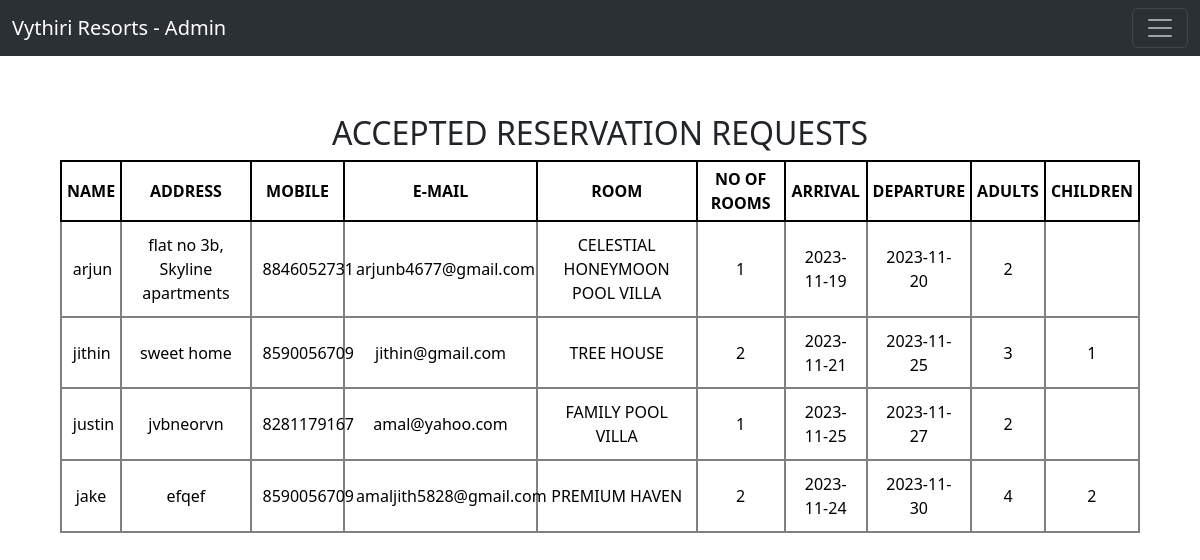
The app's page /admin/view-accepted with its own data.
### tables this page shows
CREATE TABLE "accepted_res" (
	"name"	TEXT NOT NULL,
	"pnum"	TEXT NOT NULL,
	"addr"	TEXT NOT NULL,
	"rnum"	INTEGER NOT NULL,
	"email"	TEXT NOT NULL,
	"rtype"	TEXT NOT NULL,
	"adults"	INTEGER NOT NULL,
	"children"	INTEGER NOT NULL,
	"adate"	TEXT NOT NULL,
	"ddate"	TEXT NOT NULL
);

### vythiri.py (the view)
@app.route('/admin/view-accepted', methods=["GET"])
def viewaccepted():
    conn =sqlite3.connect('reservation.db')
    cur = conn.cursor()
    sql = ("SELECT * FROM accepted_res")
    cur.execute(sql)
    data = cur.fetchall()
    conn.close()
    return render_template('accepted.html', data=data)

### templates/accepted.html (shortened to what this page needs)
<!DOCTYPE html>
<html lang="en">
<head>
    <link href="https://cdn.jsdelivr.net/npm/bootstrap@5.3.2/dist/css/bootstrap.min.css" rel="stylesheet">
</head>
  <body>
    <nav class="navbar bg-body-tertiary fixed-top" data-bs-theme="dark">
        <div class="container-fluid">
            <a class="navbar-brand" href="#">Vythiri Resorts - Admin</a>
            <button class="navbar-toggler" type="button" data-bs-toggle="offcanvas" data-bs-target="#offcanvasNavbar" aria-controls="offcanvasNavbar" aria-label="Toggle navigation">
                <span class="navbar-toggler-icon"></span>
            </button>
        </div>
    </nav>
    <div class="table">
        <div class="heading">
            <h2 style="text align:center;">ACCEPTED RESERVATION REQUESTS</h2>
        </div>
        <table>
            <tr>
                <th>NAME</th>
                <th>ADDRESS</th>
                <th>MOBILE</th>
                <th>E-MAIL</th>
                <th>ROOM</th>
                <th>NO OF ROOMS</th>
                <th>ARRIVAL</th>
                <th>DEPARTURE</th>
                <th>ADULTS</th>
                <th>CHILDREN</th>
            </tr>
            {% for row in data %}
                <tr>
                    <td>{{ row[0] }}</td>
                    <td>{{ row[2] }}</td>
                    <td>{{ row[1] }}</td>
                    <td>{{ row[4] }}</td>
                    <td>{{ row[5] }}</td>
                    <td>{{ row[3] }}</td>
                    <td>{{ row[8] }}</td>
                    <td>{{ row[9] }}</td>
                    <td>{{ row[6] }}</td>
                    <td>{{ row[7] }}</td>
                </tr>
            {% endfor %}
        </table>
    </div>
  </body>
</html>

### templates/accepted.html (style rules this page uses)
* { margin:0; padding:0; }
body { width:100vw; height: auto; overflow-x:hidden; }
.table { padding:5%; }
table { width:100%; text-align:center; border: 2px solid black; border-collapse: collapse; }
td, tr { border: 2px solid grey; border-collapse: collapse; padding:1%; }
th { border: 2px solid black; border-collapse: collapse; padding:5px; }
.heading { text-align:center; width:100%; margin-top:5%; }

### records on screen
accepted_res: name "arjun", addr "flat no 3b, Skyline apartments", pnum "8846052731", email "arjunb4677@gmail.com", rtype "CELESTIAL HONEYMOON POOL VILLA", rnum "1", adate "2023-11-19", ddate "2023-11-20", adults "2"
accepted_res: name "jithin", addr "sweet home", pnum "8590056709", email "jithin@gmail.com", rtype "TREE HOUSE", rnum "2", adate "2023-11-21", ddate "2023-11-25", adults "3", children "1"
accepted_res: name "justin", addr "jvbneorvn", pnum "8281179167", email "amal@yahoo.com", rtype "FAMILY POOL VILLA", rnum "1", adate "2023-11-25", ddate "2023-11-27", adults "2"
accepted_res: name "jake", addr "efqef", pnum "8590056709", email "amaljith5828@gmail.com", rtype "PREMIUM HAVEN", rnum "2", adate "2023-11-24", ddate "2023-11-30", adults "4", children "2"
